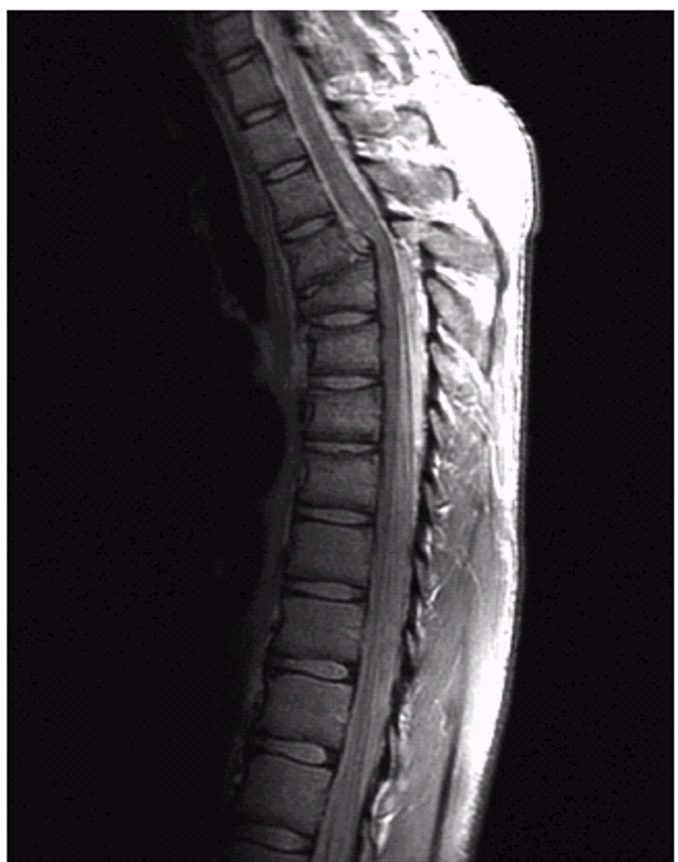
%> input picture Picture1.png, 678 x 862 px
$ octave power_law.m   (GNU Octave 9; MATLAB toolbox functions it lacks are replaced by stand-ins)
%> lines starting %> are read from the running program, lines starting %| are printed output that depends on the picture
clear all;
clc;
close all;

OriImg=imread('Picture1.png');
%> OriImg is the input picture: size 862x678x3 uint8; mean R, G, B 59.2, 54.3, 59.2
c = input('Enter the constant...');
%> the answer given: 3
gamma = input('enter the value of gamma...');
%> the answer given: 2

NewImg = c*(double(OriImg).^gamma);
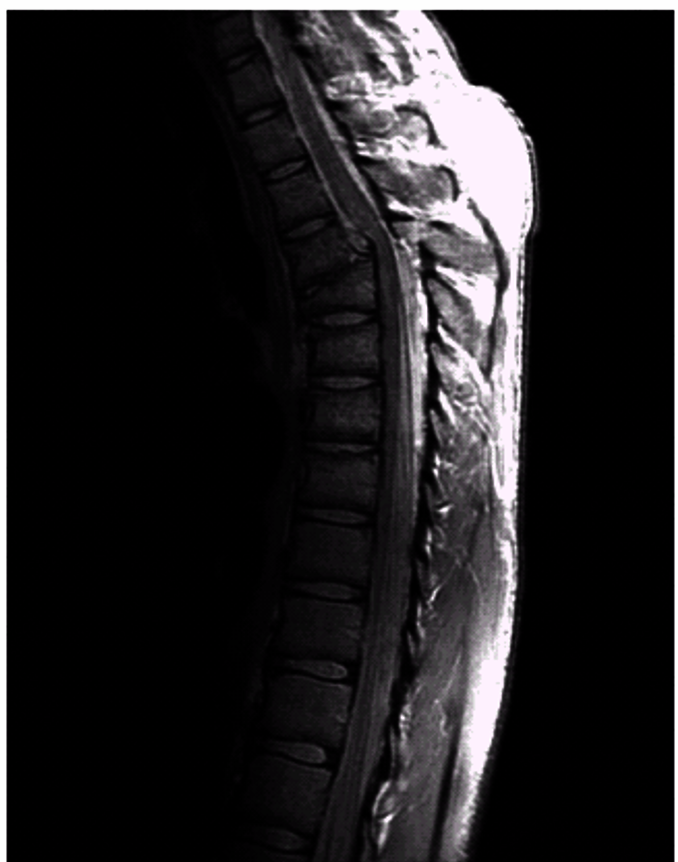
%> NewImg: size 862x678x3 double; mean R, G, B 26460.1, 25143, 26460.1; drawn with min black and max white

figure; imshow(uint8(OriImg)); title('The Orginal Image');

figure; imshow(uint8(NewImg)); title('The Output Image');
%> after `imshow(uint8(NewImg))`:
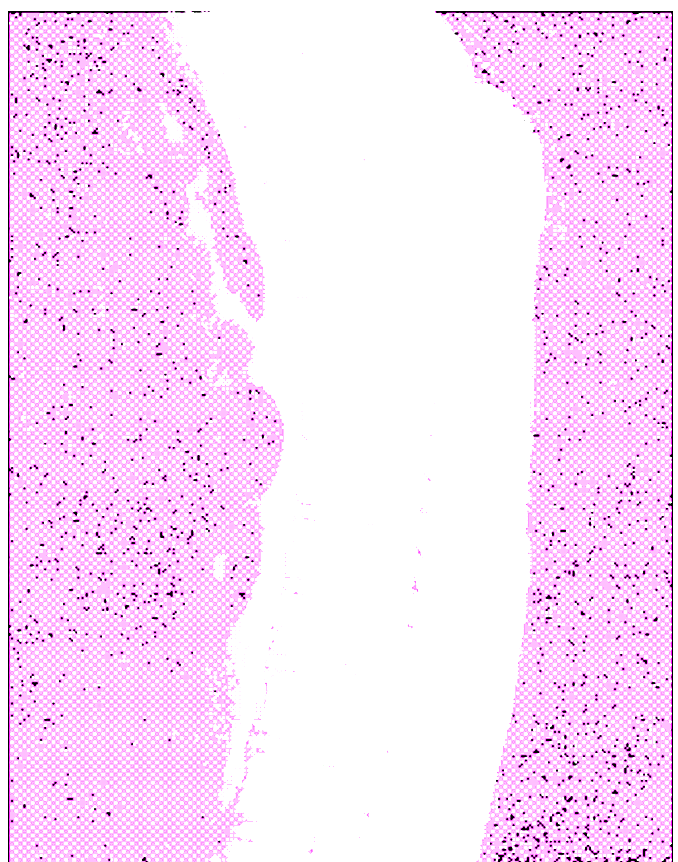
%> displayed picture: size 862x678x3, on the screen's scale of 0 to 255; mean R, G, B 251.3, 223.2, 251.3
